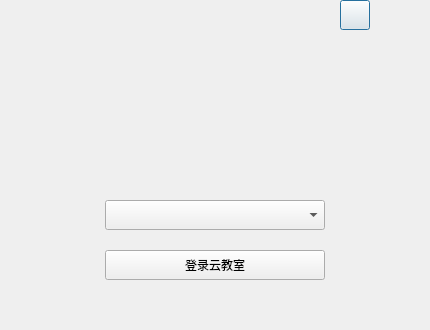
<?xml version="1.0" encoding="UTF-8"?>
<ui version="4.0">
 <class>LoginWindow</class>
 <widget class="QDialog" name="LoginWindow">
  <property name="geometry">
   <rect>
    <x>0</x>
    <y>0</y>
    <width>430</width>
    <height>330</height>
   </rect>
  </property>
  <property name="minimumSize">
   <size>
    <width>430</width>
    <height>330</height>
   </size>
  </property>
  <property name="maximumSize">
   <size>
    <width>430</width>
    <height>330</height>
   </size>
  </property>
  <property name="windowTitle">
   <string>LoginWindow</string>
  </property>
  <widget class="QComboBox" name="accountComboBox">
   <property name="geometry">
    <rect>
     <x>105</x>
     <y>200</y>
     <width>220</width>
     <height>30</height>
    </rect>
   </property>
   <property name="sizePolicy">
    <sizepolicy hsizetype="Fixed" vsizetype="Fixed">
     <horstretch>0</horstretch>
     <verstretch>0</verstretch>
    </sizepolicy>
   </property>
   <property name="minimumSize">
    <size>
     <width>220</width>
     <height>30</height>
    </size>
   </property>
   <property name="maximumSize">
    <size>
     <width>220</width>
     <height>30</height>
    </size>
   </property>
   <property name="focusPolicy">
    <enum>Qt::WheelFocus</enum>
   </property>
   <property name="contextMenuPolicy">
    <enum>Qt::NoContextMenu</enum>
   </property>
   <property name="accessibleName">
    <string>login_username</string>
   </property>
   <property name="locale">
    <locale language="Chinese" country="China"/>
   </property>
   <property name="editable">
    <bool>false</bool>
   </property>
   <property name="insertPolicy">
    <enum>QComboBox::NoInsert</enum>
   </property>
  </widget>
  <widget class="QPushButton" name="loginButton">
   <property name="geometry">
    <rect>
     <x>105</x>
     <y>250</y>
     <width>220</width>
     <height>30</height>
    </rect>
   </property>
   <property name="minimumSize">
    <size>
     <width>220</width>
     <height>30</height>
    </size>
   </property>
   <property name="maximumSize">
    <size>
     <width>220</width>
     <height>30</height>
    </size>
   </property>
   <property name="focusPolicy">
    <enum>Qt::NoFocus</enum>
   </property>
   <property name="text">
    <string>登录云教室</string>
   </property>
  </widget>
  <widget class="QLabel" name="userHead">
   <property name="geometry">
    <rect>
     <x>170</x>
     <y>70</y>
     <width>90</width>
     <height>90</height>
    </rect>
   </property>
   <property name="minimumSize">
    <size>
     <width>90</width>
     <height>90</height>
    </size>
   </property>
   <property name="maximumSize">
    <size>
     <width>90</width>
     <height>90</height>
    </size>
   </property>
   <property name="text">
    <string/>
   </property>
   <property name="scaledContents">
    <bool>false</bool>
   </property>
  </widget>
  <widget class="QPushButton" name="pButtonArrow">
   <property name="geometry">
    <rect>
     <x>340</x>
     <y>0</y>
     <width>30</width>
     <height>30</height>
    </rect>
   </property>
   <property name="sizePolicy">
    <sizepolicy hsizetype="Minimum" vsizetype="Fixed">
     <horstretch>0</horstretch>
     <verstretch>0</verstretch>
    </sizepolicy>
   </property>
   <property name="minimumSize">
    <size>
     <width>30</width>
     <height>30</height>
    </size>
   </property>
   <property name="maximumSize">
    <size>
     <width>30</width>
     <height>30</height>
    </size>
   </property>
   <property name="text">
    <string/>
   </property>
  </widget>
 </widget>
 <resources/>
 <connections/>
</ui>
